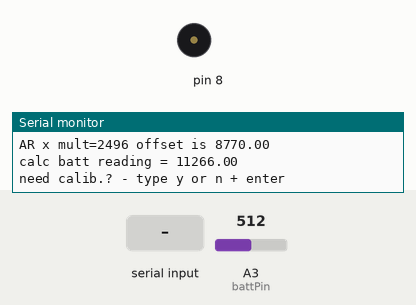
Simulated run of this sketch. Board: Arduino Uno, built with avr-gcc and run on an emulated ATmega328P. On the bench: buzzer (waves = sounding), the last lines printed to the serial monitor. The inputs (shaded band) are chosen by the test bench; at power-on: A3 (battPin) = 512.

Above: at 0.8 s.
0.9 s: "u" received over Serial
At 2.4 s:
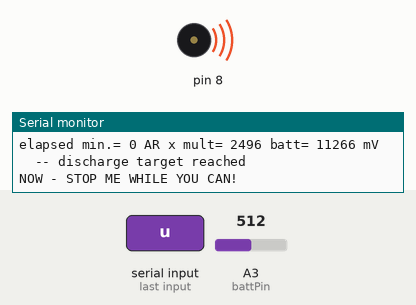
Timing chart, 0 to 8.2 s (numbered marks = the images above; inputs shaded):
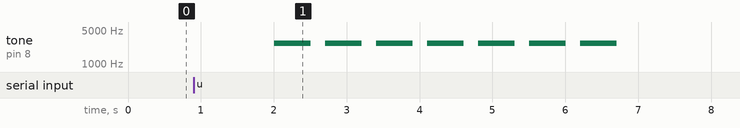

The sketch:

voltageSimpler12v.ino
```cpp
/*
voltageSimpler12v -- pre-op-amp attempt to monitor batt discharge, just using while loop;
   mod to read 0-5 v diff of batt v to regulated 8 v. rather than using volt divider
   now calibrates mult first if voltRegul = 0; much improved in later Sampler versions
*/

unsigned long starTime;  // starting time for discharge, msec
unsigned long prevTime;  // init = starTime, updated when each printVal done
unsigned long interval;  //will hold msec. since last printout of Values, big #
float deltaV;       // how high current V is from target in mV
 // int analReed;  //  to simulate voltage value read from an analog pin
const float targVolt= 12500; // discharge target in mV, varies with batt type, depth you want
                            // this is 20% dc at C/20
float voltRegul = 8770;   // possible (?int) value of regulated voltage offset, 13000-voltRegul <= 5K
                          //  full 5 v ~= 1023, gives ~5 mV per tick i.e. sensitivity
                          // set to 0 to calibrate mult initially; should approx= meas v out of VR
float battVolt;            // in mV, calcul from analRead * mult + voltRegul offset; could be int?
#define battPin 3         // input pin for batt volt; need to say A3, no
boolean done = 0;        // not done yet
float mult = 4.875;      // multiplier empirically determined from measured v across VR, may vary betw boards


void setup()   // option to calibrate voltage readout, also sets starTime
{
  Serial.begin(9600);
  int pinSees = (analogRead(battPin) * mult);   // mV at pin
  battVolt = (analogRead(battPin) * mult + voltRegul);  // take initial reading
  Serial.print("AR x mult="); Serial.print(pinSees); Serial.print(" ");
  Serial.print("offset is "); Serial.println(voltRegul);
  Serial.print("calc batt reading = "); Serial.println(battVolt);  Serial.println("need calib.? - type y or n + enter");
  while(!Serial.available());  // while no serial input, hold the action
  if (Serial.available())
   {
     delay(50);  //flaky reading of chars unless some delay
     if  (Serial.read() == 'y')
      {
          if (voltRegul == 0)  // need to calibr mult
          calMult();

         else

          calibrate();    // call function or could be offset=calibrate() to call

      }
     else      // any char but y ends the setup; need braces? no
     Serial.println("calib done or bypassed"); //is this enough? yes
    }  //end if serial.avail
  unsigned long starTime = millis();     //start of sampling session, set once
  unsigned long prevTime = starTime;  // set once here, then reset by each print job
  printVals(battVolt);
}    //end setup

void loop()   // read the batt volt, print out time, value, more often as target approached
{
    // read the analog input pin

    float battVolt = (analogRead(battPin) * mult + voltRegul);  // float vs. int in mV?
          //    Serial.println("main loop just read battV");
    static float baseVolt = battVolt;  // will be V in mV when we started discharging, set once
    static float battRange = (baseVolt - targVolt);  // range to read from high point to target V
          //     Serial.println (battRange);  // should stay fixed
          //     Serial.print("done yet? "); Serial.println(done);
  while(done != 1)       //do this until done is true, target V reached
   {                    // may not need this while loop but breaks allow quick exit

    interval = (millis() - prevTime);   // ms. elapsed since last printVal job
                              // will determine whether to print or wait
      //   Serial.print("int now  "); Serial.println (interval);
    float battVolt = (analogRead(battPin) * mult + voltRegul);  // keep refreshed battVolt while looping here
    float deltaV  = (battVolt-targVolt);  //how far batt is from target now
      //   Serial.print("delta  "); Serial.println(deltaV);         // should drop as batt decays
      //   delay(5000);

    if ( (deltaV > battRange * 0.5) && (interval >= 15 * 60000) )
      {printVals(battVolt);  //we print every 15 min while far above target V
      break;    // exits while loop to main loop, to block evaluating later if's
      }
    if ( (deltaV <= battRange * 0.5) && (deltaV > battRange * 0.25) && (interval >= 10 * 60000) )
      {printVals(battVolt);       //print every 10 min
      break;
      }
    if ( (deltaV <= battRange * 0.25) && (deltaV > battRange * 0.13) && (interval >= 5 * 60000) )
      {printVals(battVolt);    //print every 5 min
      break;
      }
    if ( (deltaV <= battRange * 0.13) && (deltaV > battRange * 0.06) && (interval >= 3 * 60000) )
      {printVals(battVolt);    //print every 3 min
      break;
      }
    if ( (deltaV <= battRange * 0.06) && (deltaV >1) && (interval >= 60000) )
      {printVals(battVolt);    //print every 1 min
      break;
      }
    if (deltaV <= 1)     // target V reached
      {done = 1;        // stops this while loop from repeating
      break;
      }
          // need way to exit while loop if none of above are true? no,
         // not if variables to evaluate are inside this loop
     delay(1000);      // while, you wait
   }  // end while loop

//   Serial.println("exit while loop");

  delay(1000);     // no reason to loop any faster

  if (done == 1)  // main loop does this block repeatedly when done
   {
      printVals(battVolt);  Serial.println("  -- discharge target reached");
      Serial.println ("NOW - STOP ME WHILE YOU CAN!");
      for (byte i=0; i<=6; i++)  // play finish tone every 15 sec
        {
         tone(8, 2700);   // don't need pin config for toner
         delay(500);
         noTone(8);
         delay(200);
        } // end tone loop
     delay (15000);
   }  //end terminal if
}  //end main loop

void calMult() //could, but doesn't actually return value, just resets global mult
 {
  // reads the analog pin, adjust mult to read correct voltage, i.e. matching external v.meter
  // looking at v. to analog pin 3 vs. board grnd
  Serial.println("type u to raise V, d to lower, x to exit");
  char ch;
  while(!Serial.available());  // no serial input, hold the action
  while(ch != 'x')   //loop until x typed
   {
     delay(100);
     ch = Serial.read();
     if(ch =='u')
     {
      mult = (mult + 0.005);
      battVolt = (analogRead(battPin) * mult);
     Serial.print("mult is now "); Serial.print(mult); Serial.print(" - volts read ");
     Serial.println(battVolt);
     }
     else if(ch =='d')
     {
      mult = (mult - 0.003);
      battVolt = (analogRead(battPin) * mult);
     Serial.print("mult is now "); Serial.print(mult); Serial.print(" - volts read ");
     Serial.println(battVolt);
     }  //end else
     delay(100);
    }  // end while, presumably only after an x is typed
  Serial.println("calib. done, starting record");
      //     nothing returns ; mult global has been reset by function
}   //end calibMult function

float calibrate() //could, but doesn't actually return value, just resets a global
 {
  // read the analog pin, adjust voltRegul to read correct voltage, i.e. matching external v.meter
  Serial.println("type u to raise V, d to lower, x to exit");
  char ch;
  while(!Serial.available());  // no serial input, hold the action
  while(ch != 'x')   //loop until x typed
   {
     delay(100);
     ch = Serial.read();
     if(ch =='u')
     {
      voltRegul = (voltRegul + 5);
      battVolt = (analogRead(battPin) * mult + voltRegul);
     Serial.print("offset is now "); Serial.print(voltRegul); Serial.print(" - volts read ");
     Serial.println(battVolt);
     }
     else if(ch =='d')
     {
      voltRegul = (voltRegul - 4);
      battVolt = (analogRead(battPin) * mult + voltRegul);
     Serial.print("offset is now "); Serial.print(voltRegul); Serial.print(" - volts read ");
     Serial.println(battVolt);
     }  //end else
     delay(100);
    }  // end while, presumably only after an x is typed
    Serial.println("calib. done, starting record");
//    return offset;  //not necessary because voltRegul global has been reset by function
}   //end calib function

void printVals(int battV)    //prints current mV as integer, resets prevTime
{
  int pinSees = (analogRead(battPin) * mult);
  Serial.print("elapsed min.= ");Serial.print((millis() - starTime) / 60000);
  Serial.print(" "); Serial.print("AR x mult= "); Serial.print(pinSees); Serial.print(" ");
  Serial.print("batt= "); Serial.print(battV);Serial.println(" mV");
  prevTime = millis();  //tried print battVolt, failed to update even tho a global
}  //end printVals
```

Measured:
- after the input at 0.9 s, tone on pin 8: alternates 2700 Hz for 0.50 s and silent for 0.20 s, 14 changes in all, then stays silent, starting after 1.1 s
